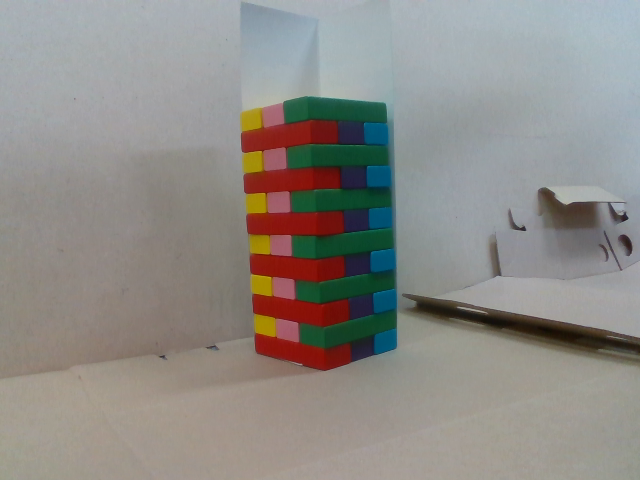
#> input picture block_recog/test_imgs/color_new.png, 640 x 480 px
$ jupyter execute block_cv2_test.ipynb
#> lines starting #> are read from the running program, lines starting #| are printed output that depends on the picture; after the words box and inside, x2 and y2 are one past the last pixel; in counts of white or black regions, pixels touching at a corner belong together
[cell 1]
import numpy as np
import cv2
import glob
from matplotlib import pyplot as plt
import open3d as o3d

[cell 2]
img_color = cv2.imread('test_imgs/color_new.png')
#> img_color is the input picture: shape (480, 640, 3); mean B, G, R 134.9, 139.4, 142
img_depth = cv2.imread('test_imgs/depth_new.png', 0)
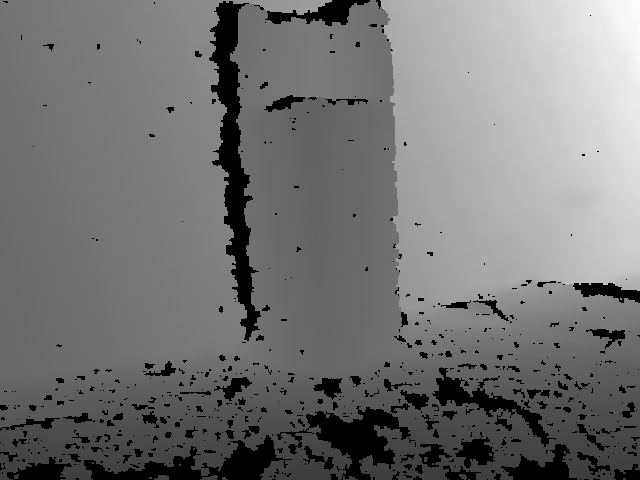
#> input picture block_recog/test_imgs/depth_new.png, 640 x 480 px
#> img_depth is the input picture: shape (480, 640); min 0, max 255, mean 116
print('color shape: ', img_color.shape)
#| color shape:  (480, 640, 3)
print('depth shape: ', img_depth.shape)
#| depth shape:  (480, 640)

[cell 3]
height, width = img_color.shape[:2] # 이미지의 높이와 너비 불러옴, 가로 [0], 세로[1]
#> height = 480; width = 640

img_hsv = cv2.cvtColor(img_color, cv2.COLOR_BGR2HSV) # cvtColor 함수를 이용하여 hsv 색공간으로 변환
#> img_hsv: shape (480, 640, 3); mean H, S, V 55.8, 44.5, 149.9

lower_violet = (125-20, 30, 30)
upper_violet = (125+20, 255, 255)

# [11 lines of commented-out code are left out]

img_mask = cv2.inRange(img_hsv, lower_violet, upper_violet) # 범위내의 픽셀들은 흰색, 나머지 검은색
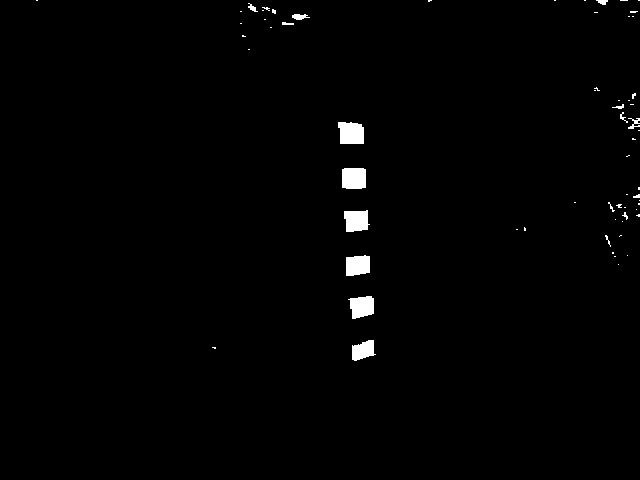
#> img_mask: shape (480, 640); 1.1% white; 64 white regions (47 under 20 px), largest, box (x1, y1, x2, y2) and area: (338, 122, 364, 144) 512, (342, 168, 366, 189) 492, (344, 210, 370, 232) 462

kernel = cv2.getStructuringElement(cv2.MORPH_RECT, (3,3))
erosion_image = cv2.erode(img_mask, kernel, iterations=2)  #// make erosion image
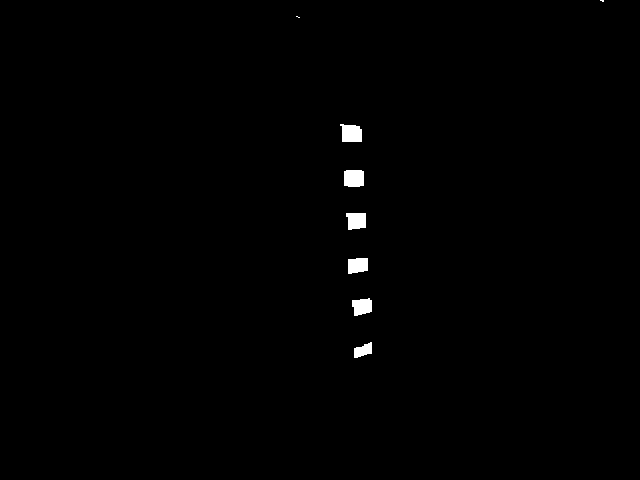
#> erosion_image: shape (480, 640); 0.56% white; 8 white regions (2 under 20 px), largest, box (x1, y1, x2, y2) and area: (340, 124, 362, 142) 334, (344, 170, 364, 187) 328, (346, 213, 366, 230) 294, (348, 258, 368, 274) 282, (352, 298, 372, 316) 282, (354, 342, 372, 358) 190
img_mask = cv2.dilate(erosion_image, kernel, iterations=2)  #// make dilation image
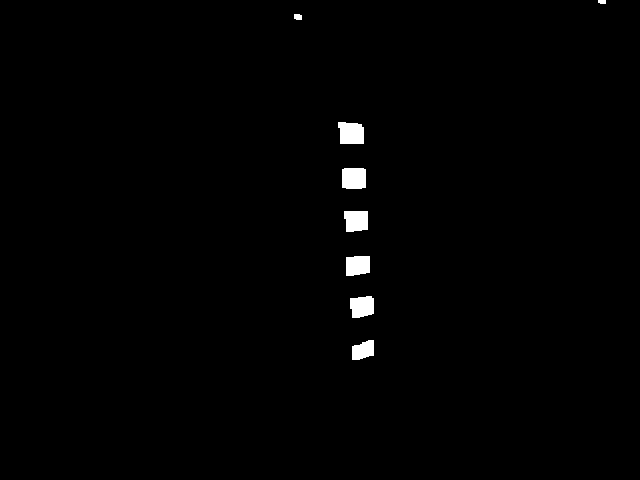
#> img_mask: shape (480, 640); 0.9% white; 8 white regions, largest, box (x1, y1, x2, y2) and area: (338, 122, 364, 144) 510, (342, 168, 366, 189) 492, (344, 211, 368, 232) 458

[cell 4]
# 바이너리 이미지를 마스크로 사용하여 원본이미지에서 범위값에 해당하는 영상부분을 획득
img_result = cv2.bitwise_and(img_color, img_color, mask = img_mask)

[cell 5]
cv2.imshow('img_color', img_color)
cv2.imshow('img_depth',img_depth)
# cv2.imshow('img_result', img_result)
cv2.waitKey(0)
cv2.destroyAllWindows()

[cell 6]
_, src_bin = cv2.threshold(img_mask, 0, 255, cv2.THRESH_OTSU)

cnt, labels, stats, centroids = cv2.connectedComponentsWithStats(src_bin)
#> labels: shape (480, 640) int32; 9 distinct labels, from 0 to 8
#> cnt = 9; stats = [[0, 0, 640, 480, 304432], [598, 0, 8, 4, 30], [294, 14, 8, 6, 44], [338, 122, 26, 22, 510], [342, 168, 24, 21, 492], [344, 211, 24, 21, 458], [346, 256, 24, 20, 442], [350, 296, 24, 22, 450], [352, 340, 22, 20, 342]]; centroids = [[319.1, 239.6], [601.7, 1.4], [297.5, 16.5], [350.9, 132.9], [353.5, 177.9], [355.9, 220.3], [357.3, 265.1], [361.6, 306.2], [362.7, 349.9]]

dst = cv2.bitwise_and(img_color, img_color, mask = img_mask)

blocks = []

for i in range(1, cnt): # 각각의 객체 정보에 들어가기 위해 반복문. 범위를 1부터 시작한 이유는 배경을 제외
    (x, y, w, h, area) = stats[i]
    cen_x, cen_y = map(int, centroids[i])

    # 노이즈 제거
    if area < 600:
        continue

    blocks.append([x,y,w,h,area])
#> this loop made 8 passes
#> (x, y, w, h, area, cen_x, cen_y) on passes 1 to 8: (598, 0, 8, 4, 30, 601, 1), (294, 14, 8, 6, 44, 297, 16), (338, 122, 26, 22, 510, 350, 132), (342, 168, 24, 21, 492, 353, 177), (344, 211, 24, 21, 458, 355, 220), (346, 256, 24, 20, 442, 357, 265), (350, 296, 24, 22, 450, 361, 306), (352, 340, 22, 20, 342, 362, 349)
#> after the loop, blocks = []

    # cv2.rectangle(dst, (x, y, w, h), (0, 255, 255))
    # cv2.rectangle(img_color, (x, y, w, h), (0, 0, 255))
    # cv2.line(img_color, (cen_x, cen_y), (cen_x, cen_y), (0,0,255), 5)

[cell 7]
cv2.imshow('src', img_mask)
# cv2.imshow('src_bin', src_bin)
cv2.imshow('dst', dst)
# cv2.imshow('img_color', img_color)
cv2.waitKey()
cv2.destroyAllWindows()

[cell 8]
blocks

[cell 9]
img_mask*(labels==1)

[cell 10]
(labels==1)

[cell 11]
binary_mask = (img_mask*(labels==1)//255)
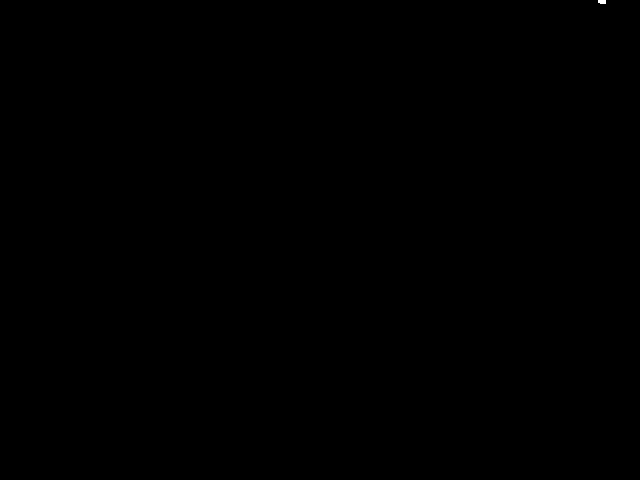
#> binary_mask: shape (480, 640); values 0 (black) and 1 (white), 0.01% white; 1 white region, box (x1, y1, x2, y2) and area: (598, 0, 606, 4) 30

[cell 12]
(img_depth*binary_mask).shape
#> Out = (480, 640)

[cell 13]
get_block_depth = img_depth*binary_mask
